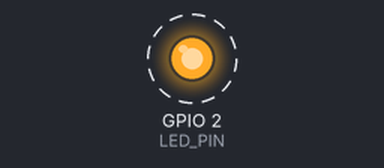
Bench run of a program on a simulated ESP32. On the bench: output pins drawn as LEDs (lit = HIGH). Dashed ring = blinking. What the program prints to the serial monitor is not drawn.

Above: at 1.2 s.
Timing chart, 0 to 4.0 s (numbered marks = the images above):
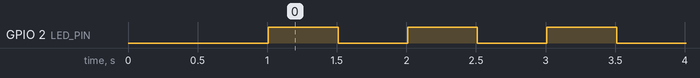

Measured:
- by itself, GPIO 2 (LED_PIN): alternates HIGH for 0.50 s and LOW for 0.50 s

The program:

main.cpp
```cpp
#include <Arduino.h>

// ============================================
// ESP32 LED 閃爍測試程式
// 板子：ESP32 WROOM-32 (denky32)
// 功能：內建 LED 閃爍 + Serial 監控輸出
// ============================================

// ESP32 內建 LED 通常在 GPIO 2
#define LED_PIN 2

// 閃爍間隔（毫秒）
#define BLINK_INTERVAL 500

// 記錄閃爍次數
unsigned long blinkCount = 0;

void setup() {
  // 初始化 Serial 通訊，方便觀察狀態
  Serial.begin(115200);
  delay(1000); // 等待 Serial 穩定

  // 設定 LED 腳位為輸出模式
  pinMode(LED_PIN, OUTPUT);

  Serial.println("===================================");
  Serial.println("  ESP32 LED 閃爍測試程式啟動");
  Serial.println("  LED Pin: GPIO 2 (內建 LED)");
  Serial.printf("  閃爍間隔: %d ms\n", BLINK_INTERVAL);
  Serial.println("===================================");
}

void loop() {
  // LED 亮起
  digitalWrite(LED_PIN, HIGH);
  Serial.printf("[#%lu] LED ON\n", ++blinkCount);
  delay(BLINK_INTERVAL);

  // LED 熄滅
  digitalWrite(LED_PIN, LOW);
  Serial.printf("[#%lu] LED OFF\n", blinkCount);
  delay(BLINK_INTERVAL);
}
```
